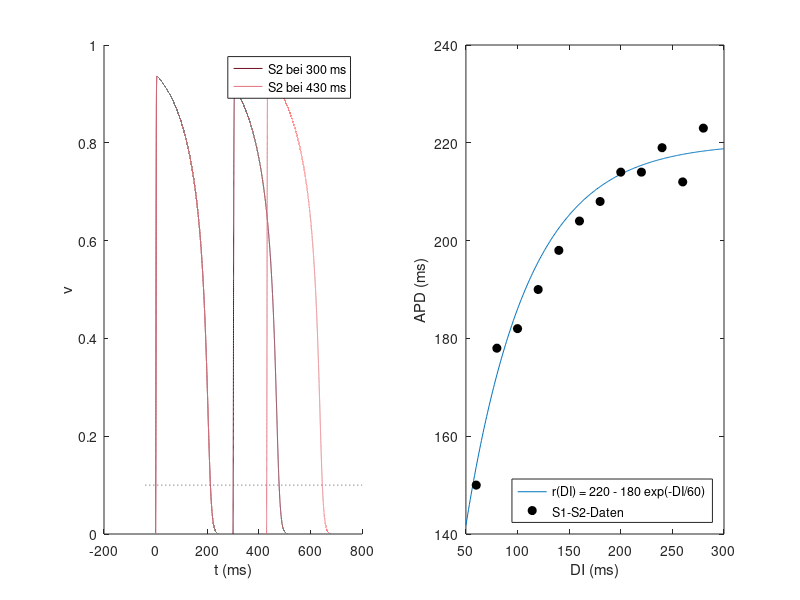

This chart was generated by the following MATLAB code:
% Abb. 1.39: S1-S2-Protokoll und Restitutionskurve (Buch, Abschnitt 1.6, Gl. 1.48)
% links: nach periodischer Anregung (S1, PCL = 400 ms) folgt ein Reiz S2 nach kürzerem bzw. längerem Abstand
% rechts: gemessene Paare (DI, APD) und Restitutionskurve r(DI) = 220 - 180 exp(-DI/60)
% (c) 2026 Philipp Kügler · Programm zum Buch „Dynamische Systeme in den Lebenswissenschaften“ · MIT-Lizenz (siehe LICENSE)
tin = 0.3; tout = 6; topen = 100; tclose = 115; vgate = 0.13; vref = 0.1; dt = 0.01;
farben = [0.43 0.04 0.12; 0.89 0.44 0.49];
tS2liste = [300 430];

subplot(1, 2, 1); hold on
for p = 1:2
    tS2 = tS2liste(p);
    reize = [0 400 800 800 + tS2];
    t = 0:dt:1600 - dt; v = zeros(size(t)); vv = 0; h = 1;
    for i = 2:numel(t)
        J = 0.2 * any(reize <= t(i) & t(i) < reize + 2);
        dv = h * vv^2 * (1 - vv) / tin - vv / tout + J;
        if vv < vgate, dh = (1 - h) / topen; else, dh = -h / tclose; end
        vv = vv + dt * dv; h = h + dt * dh; v(i) = vv;
    end
    m = t >= 760;
    plot(t(m) - 800, v(m), 'Color', farben(p, :), 'DisplayName', sprintf('S2 bei %d ms', tS2));
    s = sign(v - vref); kreuz = t(find(diff(s) ~= 0)) - 800;
    ende_s1 = kreuz(find(kreuz > 50 & kreuz < tS2, 1));            % Ende des letzten S1-Aktionspotentials
    ende_s2 = kreuz(find(kreuz > tS2 + 20, 1));                    % Ende des S2-Aktionspotentials
    fprintf('S2 bei %d ms:  DI = %.1f ms,  APD = %.1f ms\n', tS2, tS2 - ende_s1, ende_s2 - tS2);
end
plot([-40 800], [vref vref], ':', 'Color', [0.35 0.35 0.35], 'HandleVisibility', 'off');
hold off; xlabel('t (ms)'); ylabel('v'); legend('show');

r = @(DI) 220 - 180 * exp(-DI / 60);
daten = [60 150; 80 178; 100 182; 120 190; 140 198; 160 204; 180 208; ...
         200 214; 220 214; 240 219; 260 212; 280 223];          % (DI, APD) in ms
DI = linspace(50, 300, 300);
subplot(1, 2, 2);
plot(DI, r(DI), 'Color', [0 0.447 0.741]); hold on
plot(daten(:, 1), daten(:, 2), 'ko', 'MarkerFaceColor', 'k'); hold off
xlabel('DI (ms)'); ylabel('APD (ms)'); legend('r(DI) = 220 - 180 exp(-DI/60)', 'S1-S2-Daten', 'Location', 'southeast');
